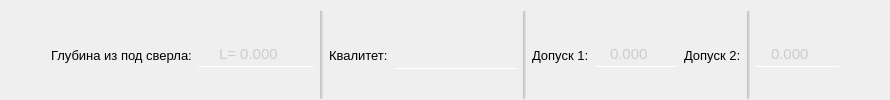
         <widget class="QWidget" name="length" native="true">
          <layout class="QHBoxLayout" name="horizontalLayout_5">
           <property name="bottomMargin">
            <number>1</number>
           </property>
           <item>
            <spacer name="horizontalSpacer_7">
             <property name="orientation">
              <enum>Qt::Orientation::Horizontal</enum>
             </property>
             <property name="sizeHint" stdset="0">
              <size>
               <width>40</width>
               <height>20</height>
              </size>
             </property>
            </spacer>
           </item>
           <item alignment="Qt::AlignmentFlag::AlignHCenter">
            <widget class="QLabel" name="label_4">
             <property name="font">
              <font>
               <pointsize>10</pointsize>
              </font>
             </property>
             <property name="styleSheet">
              <string notr="true">background: none;
</string>
             </property>
             <property name="text">
              <string>Глубина из под сверла:</string>
             </property>
            </widget>
           </item>
           <item alignment="Qt::AlignmentFlag::AlignHCenter">
            <widget class="QDoubleSpinBox" name="doubleSpinBox_length">
             <property name="cursor">
              <cursorShape>PointingHandCursor</cursorShape>
             </property>
             <property name="styleSheet">
              <string notr="true">QDoubleSpinBox {
	padding: 2 5 2 5;	
	border: none;
	border-bottom: 1px solid white;
	border-radius: 1px;
	background: rgba(255, 255, 255, 0);
	transition: color 0.3s ease;
	transition: border-bottom 0.4s ease;
	color: rgb(204, 204, 204);
	font-size: 11pt
}

QDoubleSpinBox:disabled {
	color: rgb(120, 106, 107);
	background: rgba(255, 255, 255, 20);
}

QDoubleSpinBox:hover {
	color: rgb(255, 255, 255)
}

QDoubleSpinBox:pressed {
	border-bottom: 1px solid white;
}
</string>
             </property>
             <property name="alignment">
              <set>Qt::AlignmentFlag::AlignCenter</set>
             </property>
             <property name="prefix">
              <string>L= </string>
             </property>
             <property name="decimals">
              <number>3</number>
             </property>
             <property name="minimum">
              <double>0.000000000000000</double>
             </property>
             <property name="maximum">
              <double>1000.000000000000000</double>
             </property>
             <property name="stepType">
              <enum>QAbstractSpinBox::StepType::DefaultStepType</enum>
             </property>
            </widget>
           </item>
           <item>
            <widget class="Line" name="line_10">
             <property name="styleSheet">
              <string notr="true">background: rgba(124, 124, 124, 40)</string>
             </property>
             <property name="orientation">
              <enum>Qt::Orientation::Vertical</enum>
             </property>
            </widget>
           </item>
           <item>
            <widget class="QLabel" name="label_14">
             <property name="font">
              <font>
               <pointsize>10</pointsize>
              </font>
             </property>
             <property name="styleSheet">
              <string notr="true">background: none;
</string>
             </property>
             <property name="text">
              <string>Квалитет:</string>
             </property>
            </widget>
           </item>
           <item>
            <widget class="QLineEdit" name="lineEdit_kvalitet_length">
             <property name="minimumSize">
              <size>
               <width>0</width>
               <height>0</height>
              </size>
             </property>
             <property name="styleSheet">
              <string notr="true">padding: 5, 5, 5, 5;
border: none;
border-bottom: 1px solid white;
background: rgba(255, 255, 255, 0);
transition: color 0.3s ease;
transition: border-bottom 0.4s ease;
color: rgb(204, 204, 204);
font-size: 10pt;</string>
             </property>
             <property name="placeholderText">
              <string/>
             </property>
            </widget>
           </item>
           <item>
            <widget class="Line" name="line_9">
             <property name="styleSheet">
              <string notr="true">background: rgba(124, 124, 124, 40)</string>
             </property>
             <property name="orientation">
              <enum>Qt::Orientation::Vertical</enum>
             </property>
            </widget>
           </item>
           <item>
            <widget class="QLabel" name="label_15">
             <property name="font">
              <font>
               <pointsize>10</pointsize>
              </font>
             </property>
             <property name="styleSheet">
              <string notr="true">background: none;
</string>
             </property>
             <property name="text">
              <string>Допуск 1:</string>
             </property>
            </widget>
           </item>
           <item>
            <widget class="QDoubleSpinBox" name="doubleSpinBox_dopusk_length">
             <property name="cursor">
              <cursorShape>PointingHandCursor</cursorShape>
             </property>
             <property name="styleSheet">
              <string notr="true">QDoubleSpinBox {
	padding: 2 5 2 5;	
	border: none;
	border-bottom: 1px solid white;
	border-radius: 1px;
	background: rgba(255, 255, 255, 0);
	transition: color 0.3s ease;
	transition: border-bottom 0.4s ease;
	color: rgb(204, 204, 204);
	font-size: 11pt
}

QDoubleSpinBox:disabled {
	color: rgb(120, 106, 107);
	background: rgba(255, 255, 255, 20);
}

QDoubleSpinBox:hover {
	color: rgb(255, 255, 255)
}

QDoubleSpinBox:pressed {
	border-bottom: 1px solid white;
}
</string>
             </property>
             <property name="alignment">
              <set>Qt::AlignmentFlag::AlignCenter</set>
             </property>
             <property name="prefix">
              <string/>
             </property>
             <property name="suffix">
              <string/>
             </property>
             <property name="decimals">
              <number>3</number>
             </property>
             <property name="minimum">
              <double>-10.000000000000000</double>
             </property>
             <property name="maximum">
              <double>10.000000000000000</double>
             </property>
             <property name="singleStep">
              <double>0.100000000000000</double>
             </property>
             <property name="value">
              <double>0.000000000000000</double>
             </property>
            </widget>
           </item>
           <item>
            <widget class="QLabel" name="label_13">
             <property name="font">
              <font>
               <pointsize>10</pointsize>
              </font>
             </property>
             <property name="styleSheet">
              <string notr="true">background: none;
</string>
             </property>
             <property name="text">
              <string>Допуск 2:</string>
             </property>
            </widget>
           </item>
           <item>
            <widget class="Line" name="line_8">
             <property name="styleSheet">
              <string notr="true">background: rgba(124, 124, 124, 40)</string>
             </property>
             <property name="orientation">
              <enum>Qt::Orientation::Vertical</enum>
             </property>
            </widget>
           </item>
           <item>
            <widget class="QDoubleSpinBox" name="doubleSpinBox_dopusk_length_2">
             <property name="cursor">
              <cursorShape>PointingHandCursor</cursorShape>
             </property>
             <property name="styleSheet">
              <string notr="true">QDoubleSpinBox {
	padding: 2 5 2 5;	
	border: none;
	border-bottom: 1px solid white;
	border-radius: 1px;
	background: rgba(255, 255, 255, 0);
	transition: color 0.3s ease;
	transition: border-bottom 0.4s ease;
	color: rgb(204, 204, 204);
	font-size: 11pt
}

QDoubleSpinBox:disabled {
	color: rgb(120, 106, 107);
	background: rgba(255, 255, 255, 20);
}

QDoubleSpinBox:hover {
	color: rgb(255, 255, 255)
}

QDoubleSpinBox:pressed {
	border-bottom: 1px solid white;
}
</string>
             </property>
             <property name="alignment">
              <set>Qt::AlignmentFlag::AlignCenter</set>
             </property>
             <property name="prefix">
              <string/>
             </property>
             <property name="suffix">
              <string/>
             </property>
             <property name="decimals">
              <number>3</number>
             </property>
             <property name="minimum">
              <double>-10.000000000000000</double>
             </property>
             <property name="maximum">
              <double>10.000000000000000</double>
             </property>
             <property name="singleStep">
              <double>0.100000000000000</double>
             </property>
             <property name="value">
              <double>0.000000000000000</double>
             </property>
            </widget>
           </item>
           <item>
            <spacer name="horizontalSpacer_8">
             <property name="orientation">
              <enum>Qt::Orientation::Horizontal</enum>
             </property>
             <property name="sizeHint" stdset="0">
              <size>
               <width>40</width>
               <height>20</height>
              </size>
             </property>
            </spacer>
           </item>
          </layout>
         </widget>
